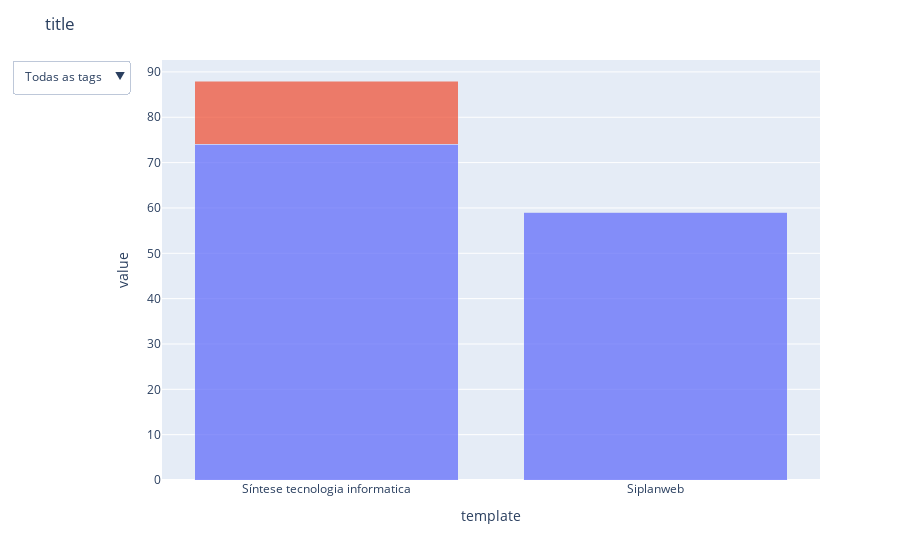

The code cell stored with this chart in its notebook:
### Code cell
fig =  px.bar(df, x="template", y=["closed", "open"])

fig.update_layout(barmode='stack')

tag_list = pd.unique(df['tag']).tolist() 
buttons = []
    
buttons.append(dict(method = "restyle",
                args = [{'y': [df['closed'], df['open']], 'x': [df['template']]}],
                label = "Todas as tags"))
    
for tag in tag_list:
    aux = df.loc[df['tag'] == tag]
    
    buttons.append(dict(method = "restyle",
                args = [{'y': [aux['closed'], aux['open']], 'x':[aux['template']]},],
                label = tag))
    
fig.update_layout(autosize=True, title='title',
                  updatemenus=[dict(active=0,
                                    buttons=buttons)
                              ]) 

fig.update_traces(opacity=0.75, showlegend=False)

### Figure 1 — Plotly figure (JSON) as saved in the notebook; plotly's stock layout.template omitted (floating-point values rounded to 4 significant figures)
{"data": [{"alignmentgroup": "True", "hovertemplate": "variable=closed<br>template=%{x}<br>value=%{y}<extra></extra>", "legendgroup": "closed", "marker": {"color": "#636efa", "pattern": {"shape": ""}}, "name": "closed", "offsetgroup": "closed", "opacity": 0.75, "orientation": "v", "showlegend": false, "textposition": "auto", "type": "bar", "x": ["Síntese tecnologia informatica", "Siplanweb"], "xaxis": "x", "y": [74, 59], "yaxis": "y"}, {"alignmentgroup": "True", "hovertemplate": "variable=open<br>template=%{x}<br>value=%{y}<extra></extra>", "legendgroup": "open", "marker": {"color": "#EF553B", "pattern": {"shape": ""}}, "name": "open", "offsetgroup": "open", "opacity": 0.75, "orientation": "v", "showlegend": false, "textposition": "auto", "type": "bar", "x": ["Síntese tecnologia informatica", "Siplanweb"], "xaxis": "x", "y": [14, 0], "yaxis": "y"}], "layout": {"autosize": true, "barmode": "stack", "legend": {"title": {"text": "variable"}, "tracegroupgap": 0}, "margin": {"t": 60}, "title": {"text": "title"}, "updatemenus": [{"active": 0, "buttons": [{"args": [{"x": [["Síntese tecnologia informatica", "Siplanweb"]], "y": [[74, 59], [14, 0]]}], "label": "Todas as tags", "method": "restyle"}, {"args": [{"x": [["Síntese tecnologia informatica", "Siplanweb"]], "y": [[74, 59], [14, 0]]}], "label": "Licitação", "method": "restyle"}]}], "xaxis": {"anchor": "y", "autorange": true, "domain": [0, 1], "range": [-0.5, 1.5], "title": {"text": "template"}, "type": "category"}, "yaxis": {"anchor": "x", "autorange": true, "domain": [0, 1], "range": [0, 92.63], "title": {"text": "value"}, "type": "linear"}}}
